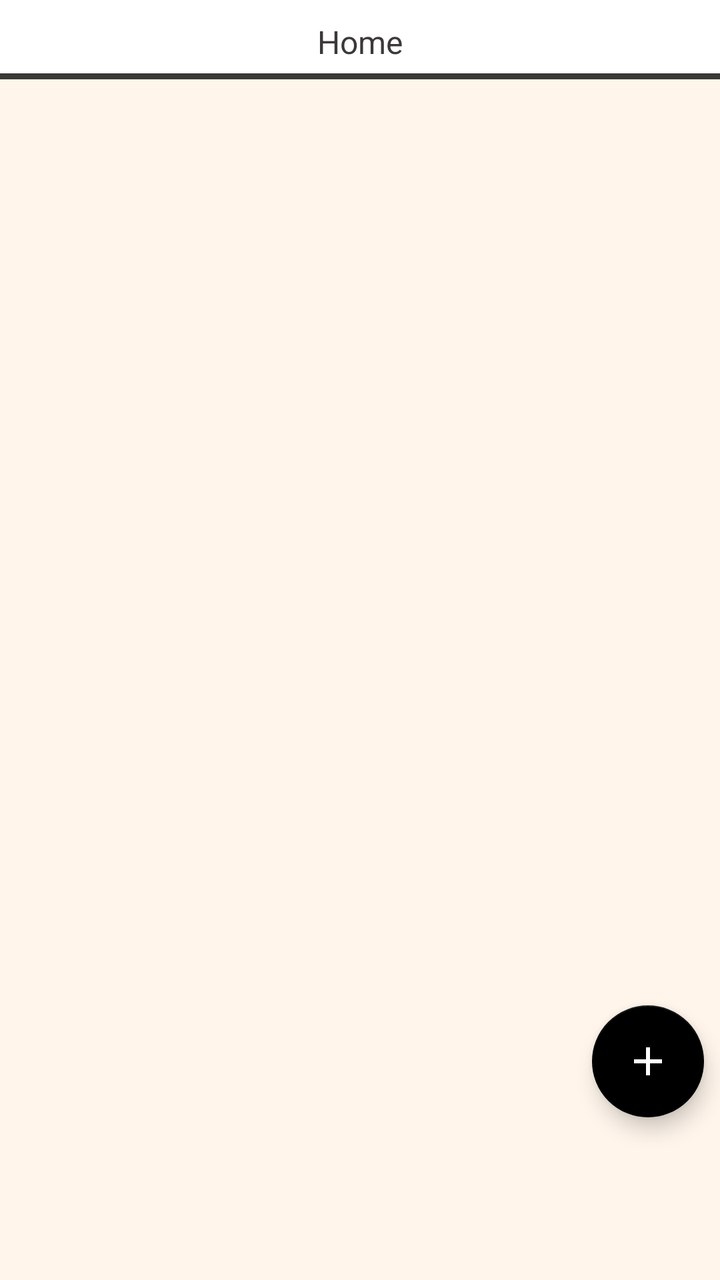
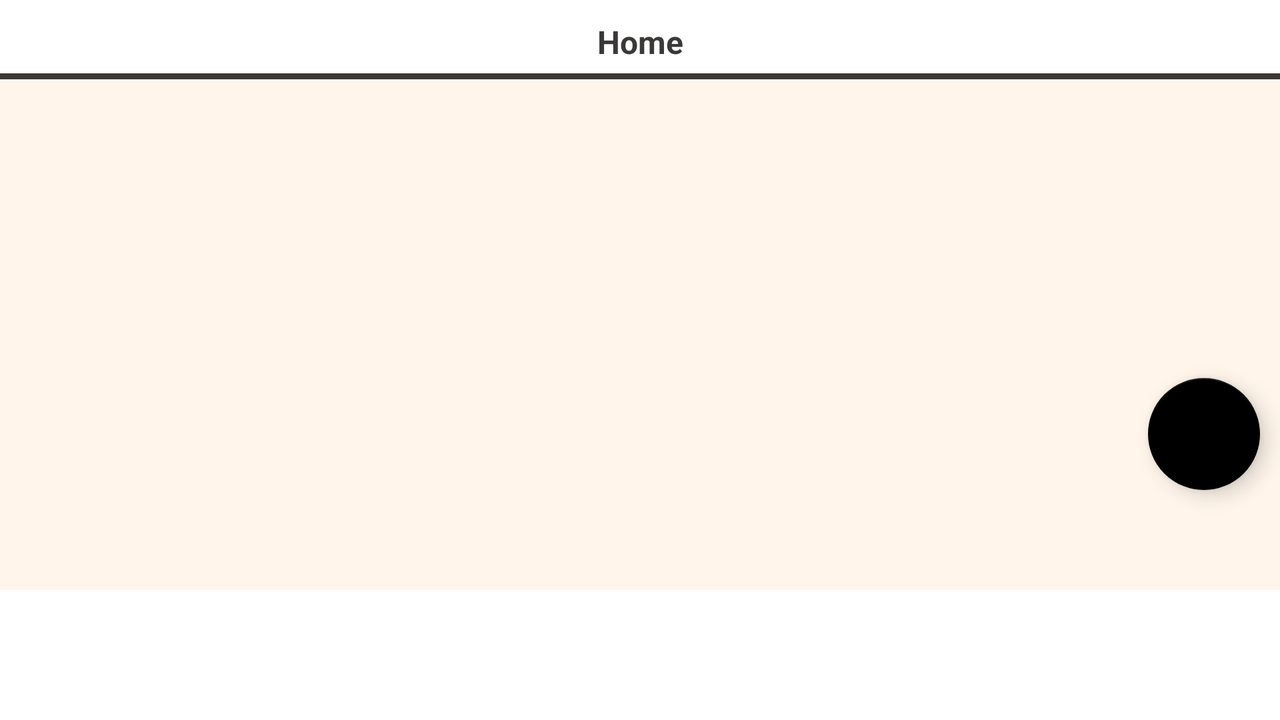

The same Android screen from two of the app's own layout files: first res/layout/ as a phone draws it, then the repository's variant for another configuration, drawn on a device whose configuration selects that folder. Both files follow.
<!-- AndroidManifest.xml: application theme Theme.PhotoPet -->
<!-- res/layout/fragment_inicio.xml -->
<?xml version="1.0" encoding="utf-8"?>
<androidx.constraintlayout.widget.ConstraintLayout xmlns:android="http://schemas.android.com/apk/res/android"
    xmlns:app="http://schemas.android.com/apk/res-auto"
    xmlns:tools="http://schemas.android.com/tools"
    android:layout_width="match_parent"
    android:layout_height="match_parent"
    android:background="@color/white">

    <TextView
        android:id="@+id/HomeTitle"
        android:layout_width="wrap_content"
        android:layout_height="wrap_content"
        android:layout_marginTop="10dp"
        android:text="@string/hometab"
        android:textColor="@color/textColor"
        android:textSize="16sp"
        app:layout_constraintEnd_toEndOf="parent"
        app:layout_constraintStart_toStartOf="parent"
        app:layout_constraintTop_toTopOf="parent" />

    <View
        android:id="@+id/view"
        android:layout_width="wrap_content"
        android:layout_height="3dp"

        android:layout_marginTop="5dp"
        android:background="@color/textColor"
        app:layout_constraintEnd_toEndOf="parent"
        app:layout_constraintStart_toStartOf="parent"
        app:layout_constraintTop_toBottomOf="@+id/HomeTitle"
        tools:ignore="MissingConstraints"></View>

    <androidx.recyclerview.widget.RecyclerView
        android:id="@+id/rvHomeCards"
        android:layout_width="match_parent"
        android:layout_height="689dp"
        android:background="@color/backgroundPet"
        android:longClickable="false"
        android:nestedScrollingEnabled="false"
        android:orientation="vertical"
        app:layoutManager="androidx.recyclerview.widget.GridLayoutManager"
        app:layout_constraintEnd_toEndOf="parent"
        app:layout_constraintStart_toStartOf="parent"
        app:layout_constraintTop_toBottomOf="@+id/view"
        app:spanCount="2"
        tools:ignore="MissingConstraints"
        tools:itemCount="10"
        tools:listitem="@layout/card_home" />

    <com.google.android.material.floatingactionbutton.FloatingActionButton
        android:id="@+id/floatbtnAddPost"
        android:layout_width="wrap_content"
        android:layout_height="wrap_content"
        android:layout_marginEnd="8dp"
        android:layout_marginBottom="170dp"
        android:backgroundTintMode="add"
        android:clickable="true"
        android:src="@drawable/ic_baseline_add_24"
        android:tint="@color/white"
        android:tintMode="add"
        app:backgroundTint="@color/black"
        app:backgroundTintMode="screen"
        app:layout_constraintBottom_toBottomOf="@+id/rvHomeCards"
        app:layout_constraintEnd_toEndOf="parent" />

</androidx.constraintlayout.widget.ConstraintLayout>
<!-- res/layout/card_home.xml (included above) -->
<?xml version="1.0" encoding="utf-8"?>
<FrameLayout xmlns:android="http://schemas.android.com/apk/res/android"
    xmlns:tools="http://schemas.android.com/tools"
    android:layout_width="wrap_content"
    android:layout_height="wrap_content"
    android:layout_margin="12dp"
    xmlns:app="http://schemas.android.com/apk/res-auto"
    >

    <LinearLayout
        android:layout_width="wrap_content"
        android:layout_height="wrap_content"
        android:orientation="vertical">

        <com.google.android.material.card.MaterialCardView
            android:id="@+id/cardview_home"
            android:layout_width="180dp"
            android:layout_height="190dp"
            android:background="@color/backgroundPet"
            app:cardBackgroundColor="@color/backgroundPet"
            app:cardCornerRadius="15dp"
            app:strokeWidth="2dp"
            app:strokeColor="@color/textColor"

            tools:ignore="MissingConstraints"

            tools:layout_editor_absoluteX="16dp"
            tools:layout_editor_absoluteY="16dp"
            >

            <androidx.constraintlayout.widget.ConstraintLayout
                android:layout_width="match_parent"
                android:layout_height="match_parent"
                android:background="@color/black">

                <ImageView
                    android:id="@+id/imageHomecard"
                    android:layout_width="0dp"
                    android:layout_height="0dp"
                    android:scaleType="fitXY"
                    app:layout_constraintBottom_toTopOf="@+id/textHomecard"
                    app:layout_constraintEnd_toEndOf="parent"
                    app:layout_constraintHorizontal_bias="0.0"
                    app:layout_constraintStart_toStartOf="parent"
                    app:layout_constraintTop_toTopOf="parent"
                    tools:srcCompat="@drawable/puppy" />

                <TextView
                    android:id="@+id/textHomecard"
                    android:layout_width="match_parent"
                    android:layout_height="62dp"
                    android:background="@drawable/card_home_text_border"
                    android:ellipsize="end"
                    android:maxLines="3"
                    android:paddingStart="4dp"
                    android:paddingEnd="4dp"
                    android:text="@string/Lorem"
                    android:textAlignment="center"
                    android:textAllCaps="false"
                    android:textColor="@color/textColor"
                    app:layout_constraintBottom_toBottomOf="parent"
                    app:layout_constraintEnd_toEndOf="parent"
                    app:layout_constraintHorizontal_bias="0.0"
                    app:layout_constraintStart_toStartOf="parent"
                    app:layout_constraintTop_toBottomOf="@+id/imageHomecard" />
            </androidx.constraintlayout.widget.ConstraintLayout>
        </com.google.android.material.card.MaterialCardView>
    </LinearLayout>
</FrameLayout>
<!-- resources referenced by this layout -->
<resources>
  <color name="backgroundPet">#FFF5EB</color>
  <color name="black">#FF000000</color>
  <color name="textColor">#3B3938</color>
  <color name="white">#FFFFFFFF</color>
  <!-- drawable card_home_text_border (drawable) -->
  <?xml version="1.0" encoding="utf-8"?>
  <shape xmlns:android="http://schemas.android.com/apk/res/android"
      android:shape="rectangle">
  
      <solid android:color="@color/cardColor" />
  
      <stroke android:width="2dp" android:color="@color/textColor" />
  
      <corners android:bottomLeftRadius="15dp" android:bottomRightRadius="15dp" />
  
  
  
  </shape>
  <!-- drawable ic_baseline_add_24 (drawable) -->
  <vector android:height="24dp" android:tint="#FFFFFF"
      android:viewportHeight="24" android:viewportWidth="24"
      android:width="24dp" xmlns:android="http://schemas.android.com/apk/res/android" >
  
      <path android:fillColor="@android:color/white" android:pathData="M19,13h-6v6h-2v-6H5v-2h6V5h2v6h6v2z" />
  </vector>
  <string name="Lorem">Lorem ipsum dolor sit amet, consectetur adipiscing elit.  Suspendisse dignissim.Suspendisse dignissim.</string>
  <string name="hometab">Home</string>
  <style name="Theme.PhotoPet" parent="Theme.MaterialComponents.DayNight.DarkActionBar">
          
          <item name="colorPrimary">@color/purple_500</item>
          <item name="colorPrimaryVariant">@color/purple_700</item>
          <item name="colorOnPrimary">@color/white</item>
          
          <item name="colorSecondary">@color/teal_200</item>
          <item name="colorSecondaryVariant">@color/teal_700</item>
          <item name="colorOnSecondary">@color/black</item>
          
          <item name="android:statusBarColor" tools:targetApi="l">?attr/colorPrimaryVariant</item>
          
  
  
      </style>
  <color name="cardColor">#F7C991</color>
  <color name="purple_500">#FF6200EE</color>
  <color name="purple_700">#FF3700B3</color>
  <color name="teal_200">#FF03DAC5</color>
  <color name="teal_700">#FF018786</color>
</resources>
<!-- res/layout-land/fragment_inicio.xml (the repository's variant of the layout above) -->
<!-- drawn on the phone turned sideways -->
<?xml version="1.0" encoding="utf-8"?>
<androidx.constraintlayout.widget.ConstraintLayout xmlns:android="http://schemas.android.com/apk/res/android"
    xmlns:app="http://schemas.android.com/apk/res-auto"
    xmlns:tools="http://schemas.android.com/tools"
    android:layout_width="match_parent"
    android:layout_height="match_parent"
    android:background="@color/white">

    <TextView
        android:id="@+id/HomeTitle"
        android:layout_width="wrap_content"
        android:layout_height="wrap_content"
        android:layout_marginTop="10dp"
        android:text="@string/hometab"
        android:textStyle="bold"
        android:textColor="@color/textColor"
        android:textSize="16sp"
        app:layout_constraintEnd_toEndOf="parent"
        app:layout_constraintStart_toStartOf="parent"
        app:layout_constraintTop_toTopOf="parent" />

    <View
        android:id="@+id/view"
        android:layout_width="wrap_content"
        android:layout_height="3dp"

        android:layout_marginTop="5dp"
        android:background="@color/textColor"
        app:layout_constraintEnd_toEndOf="parent"
        app:layout_constraintStart_toStartOf="parent"
        app:layout_constraintTop_toBottomOf="@+id/HomeTitle"
        tools:ignore="MissingConstraints" />

    <androidx.recyclerview.widget.RecyclerView
        android:id="@+id/rvHomeCards"
        android:layout_width="match_parent"
        android:layout_height="match_parent"
        android:layout_marginTop="40dp"
        android:layout_marginBottom="65dp"
        android:background="@color/backgroundPet"
        android:longClickable="false"
        android:nestedScrollingEnabled="false"
        android:orientation="vertical"
        app:layoutManager="androidx.recyclerview.widget.GridLayoutManager"
        app:layout_constraintBottom_toBottomOf="parent"
        app:layout_constraintEnd_toEndOf="parent"
        app:layout_constraintHorizontal_bias="1.0"
        app:layout_constraintStart_toStartOf="parent"
        app:layout_constraintTop_toBottomOf="@+id/view"
        app:spanCount="3"
        tools:ignore="MissingConstraints"
        tools:itemCount="10"
        tools:listitem="@layout/card_home" />

    <com.google.android.material.floatingactionbutton.FloatingActionButton
        android:id="@+id/floatbtnAddPost"
        android:layout_width="wrap_content"
        android:layout_height="wrap_content"
        android:layout_marginEnd="10dp"
        android:layout_marginBottom="70dp"
        android:backgroundTintMode="add"
        android:contentDescription="@string/CreatePost"
        android:src="@drawable/ic_baseline_add_24"
        app:backgroundTint="@color/black"
        app:backgroundTintMode="screen"
        app:layout_constraintBottom_toBottomOf="@+id/rvHomeCards"
        app:layout_constraintEnd_toEndOf="parent" />

</androidx.constraintlayout.widget.ConstraintLayout>
<!-- resources referenced by the variant -->
<!-- as the phone turned sideways resolves them -->
<resources>
  <color name="backgroundPet">#FFF5EB</color>
  <color name="black">#FF000000</color>
  <color name="textColor">#3B3938</color>
  <color name="white">#FFFFFFFF</color>
  <!-- drawable card_home_text_border (drawable) -->
  <?xml version="1.0" encoding="utf-8"?>
  <shape xmlns:android="http://schemas.android.com/apk/res/android"
      android:shape="rectangle">
  
      <solid android:color="@color/cardColor" />
  
      <stroke android:width="2dp" android:color="@color/textColor" />
  
      <corners android:bottomLeftRadius="15dp" android:bottomRightRadius="15dp" />
  
  
  
  </shape>
  <!-- drawable ic_baseline_add_24 (drawable) -->
  <vector android:height="24dp" android:tint="#FFFFFF"
      android:viewportHeight="24" android:viewportWidth="24"
      android:width="24dp" xmlns:android="http://schemas.android.com/apk/res/android" >
  
      <path android:fillColor="@android:color/white" android:pathData="M19,13h-6v6h-2v-6H5v-2h6V5h2v6h6v2z" />
  </vector>
  <string name="CreatePost">Create Post</string>
  <string name="Lorem">Lorem ipsum dolor sit amet, consectetur adipiscing elit.  Suspendisse dignissim.Suspendisse dignissim.</string>
  <string name="hometab">Home</string>
  <style name="Theme.PhotoPet" parent="Theme.MaterialComponents.DayNight.DarkActionBar">
          
          <item name="colorPrimary">@color/purple_500</item>
          <item name="colorPrimaryVariant">@color/purple_700</item>
          <item name="colorOnPrimary">@color/white</item>
          
          <item name="colorSecondary">@color/teal_200</item>
          <item name="colorSecondaryVariant">@color/teal_700</item>
          <item name="colorOnSecondary">@color/black</item>
          
          <item name="android:statusBarColor" tools:targetApi="l">?attr/colorPrimaryVariant</item>
          
  
  
      </style>
  <color name="cardColor">#F7C991</color>
  <color name="purple_500">#FF6200EE</color>
  <color name="purple_700">#FF3700B3</color>
  <color name="teal_200">#FF03DAC5</color>
  <color name="teal_700">#FF018786</color>
</resources>
